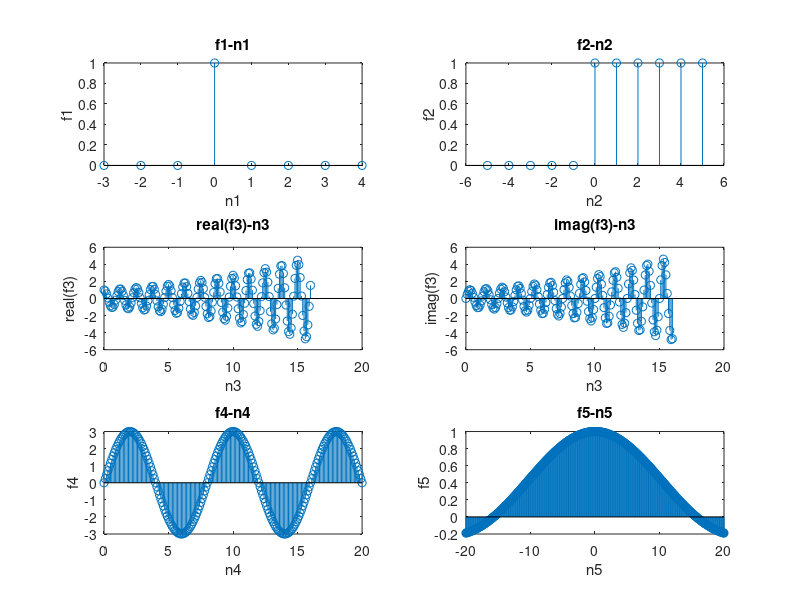

This figure's MATLAB source:
%seq1
n1 = [-3 : 4];
for i = 1 : 8;
    if n1(i) == 0
        f1(i) = 1;
    else
        f1(i) = 0;
    end
end
subplot(3, 2, 1);
stem(n1, f1);
title('f1-n1');
xlabel('n1');
ylabel('f1');

%seq2
n2 = [-5 : 5];
for i = 1 : 11
    if n2(i) < 0
        f2(i) = 0;
    else 
        f2(i) = 1;
    end    
end
subplot(3, 2, 2);
stem(n2, f2);
title('f2-n2');
xlabel('n2');
ylabel('f2');

%seq3
n3 = [0 : 0.1 : 16];
f3 = exp((0.1 + 1i * 1.6 *pi) * n3);
subplot(3, 2, 3);
stem(n3, real(f3));
title('real(f3)-n3');
xlabel('n3');
ylabel('real(f3)');

%seq3_imag
n3 = [0 : 0.1 : 16];
f3 = exp((0.1 + 1i * 1.6 *pi) * n3);
subplot(3, 2, 4);
stem(n3, imag(f3));
title('imag(f3)-n3');
xlabel('n3');
ylabel('imag(f3)');

%seq4
n4 = [0 : 0.1 : 20];
f4 = 3 * sin(n4 * pi / 4);
subplot(3, 2, 5);
stem(n4, f4);
title('f4-n4');
xlabel('n4');
ylabel('f4');

%seq5
n5 = [-20 : 0.1 : 20];
f5 = sinc(n5 / (5 * pi));
subplot(3, 2, 6);
stem(n5, f5, 'filled');
title('f5-n5');
xlabel('n5');
ylabel('f5');